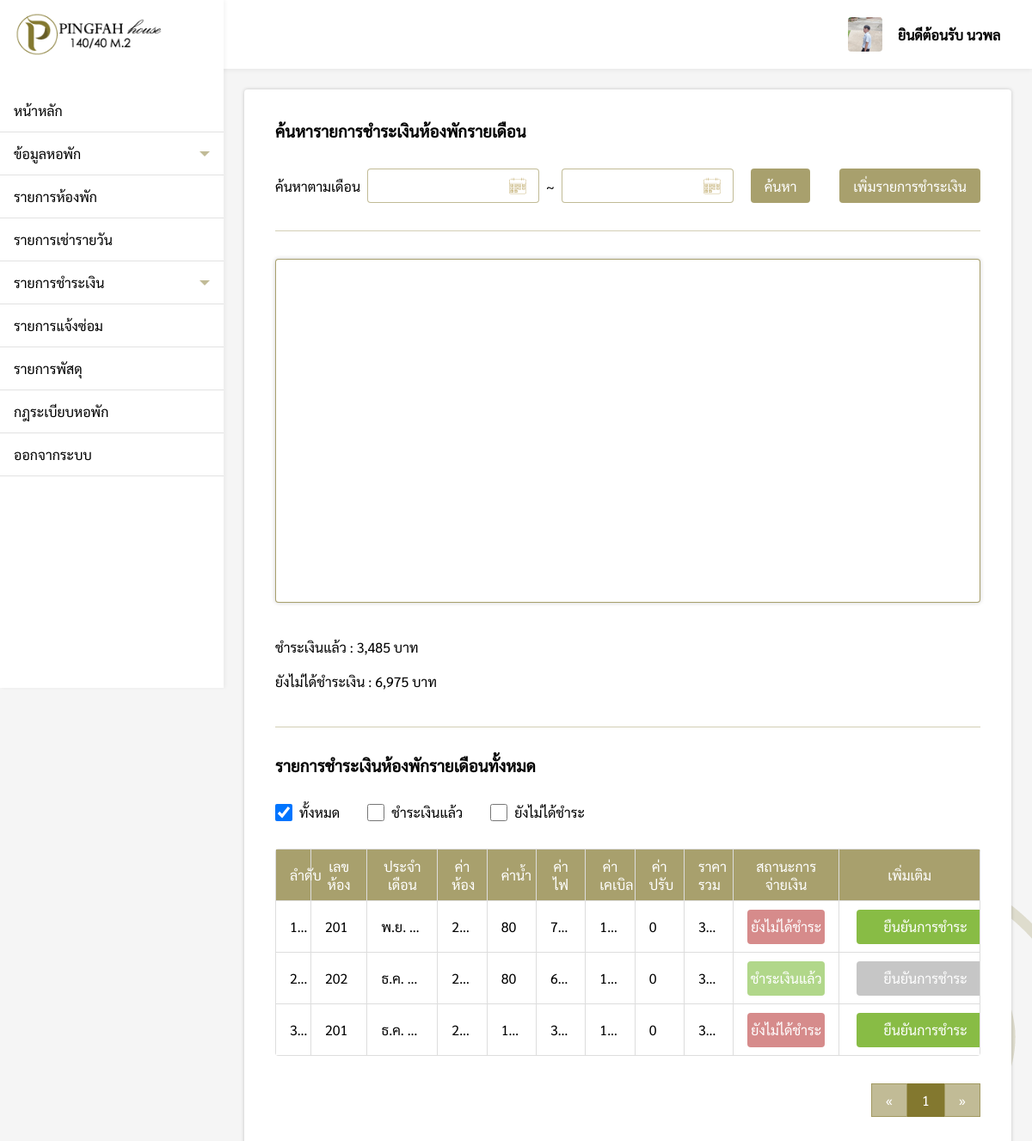
/pages/employee/cost/index.php (signed in), run on an earlier commit of the app's database.
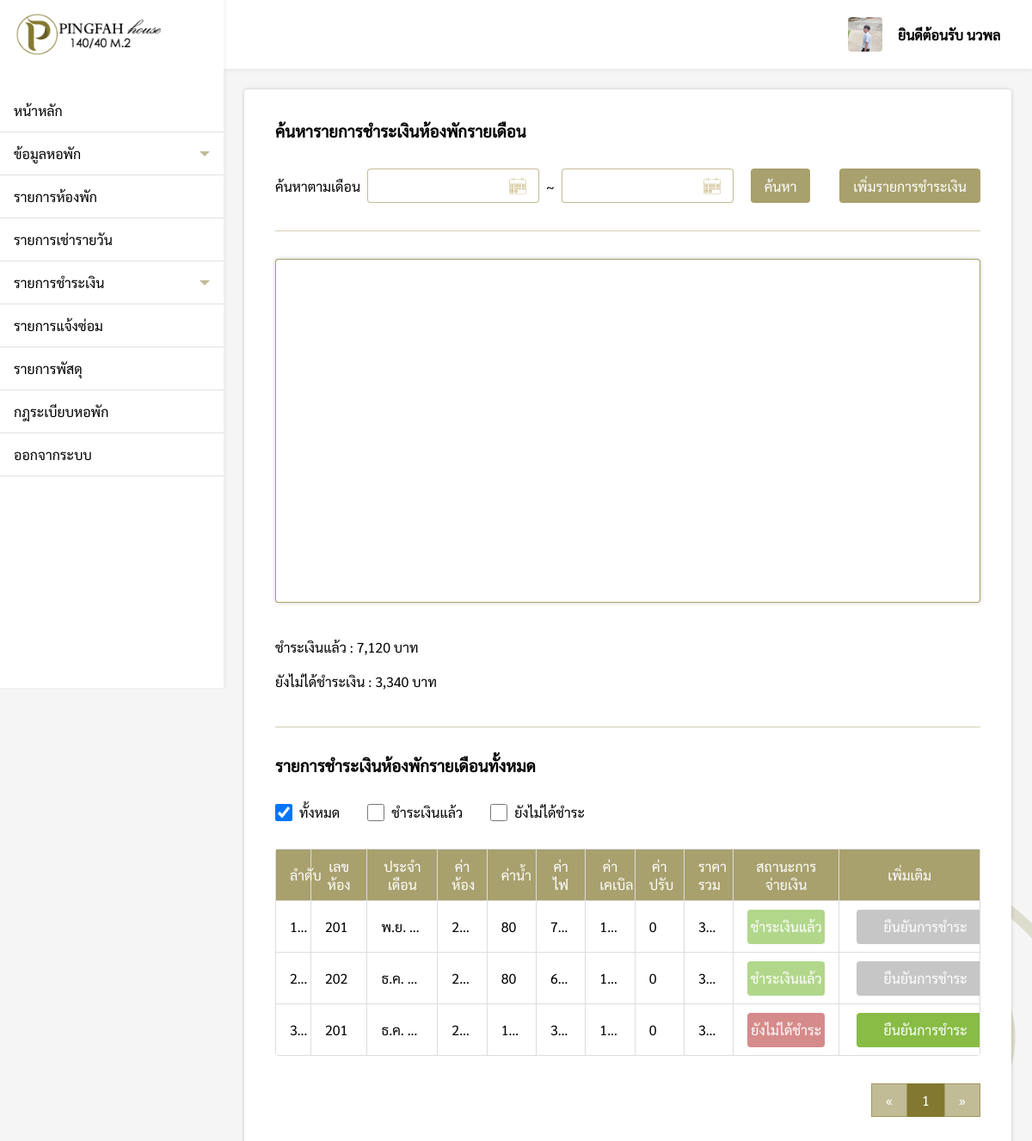
And on a later commit of the database.
### tables this page shows
CREATE TABLE `employee` (
  `id` int(11) NOT NULL,
  `title_name` varchar(200) NOT NULL,
  `firstname` varchar(200) NOT NULL,
  `lastname` varchar(200) NOT NULL,
  `nickname` varchar(200) NOT NULL,
  `position` varchar(200) NOT NULL,
  `id_card` varchar(200) DEFAULT NULL,
  `tel` varchar(200) NOT NULL,
  `email` varchar(200) NOT NULL,
  `id_line` varchar(200) NOT NULL,
  `birthday` varchar(200) NOT NULL,
  `age` varchar(200) NOT NULL,
  `race` varchar(200) NOT NULL,
  `nationality` varchar(200) NOT NULL,
  `address` varchar(200) NOT NULL,
  `pic_idcard` varchar(200) DEFAULT NULL,
  `pic_home` varchar(200) DEFAULT NULL,
  `profile_img` varchar(200) DEFAULT NULL,
  `username` varchar(200) NOT NULL,
  `password` varchar(200) NOT NULL
);

CREATE TABLE `cost` (
  `cost_id` int(11) NOT NULL,
  `room_id` varchar(100) NOT NULL,
  `type` varchar(100) NOT NULL,
  `cost_status` varchar(100) NOT NULL,
  `date` varchar(100) NOT NULL,
  `room_cost` float(100,2) DEFAULT NULL,
  `water_bill` float(100,2) DEFAULT NULL,
  `elec_bill` float(100,2) DEFAULT NULL,
  `cable_charge` float(100,2) DEFAULT NULL,
  `fines` float(100,2) DEFAULT NULL,
  `total` varchar(255) DEFAULT NULL
);

### pages/employee/cost/index.php (the view, shortened to what the rows shown need)
<?php
if($_SESSION['level'] == 'employee'){
    include('../../connection.php');
    include('../../../components/sidebarEPY.php');
    $from = @$_REQUEST['from'];
    $to = @$_REQUEST['to'];
    $check = @$_REQUEST['Status'];
    function DateThai($strDate){
    	$strYear = date("Y",strtotime($strDate))+543;
    	$strMonth= date("n",strtotime($strDate));
    	$strMonthCut = Array("","ม.ค.","ก.พ.","มี.ค.","เม.ย.","พ.ค.","มิ.ย.","ก.ค.","ส.ค.","ก.ย.","ต.ค.","พ.ย.","ธ.ค.");
    	$strMonthThai=$strMonthCut[$strMonth];
    	return "$strMonthThai $strYear";
    }
    if(isset($from) && isset($to)){
        $query = "SELECT date ,SUM(case WHEN cost_status = 'ชำระเงินแล้ว' THEN total ELSE 0 END) as total_price, SUM(case WHEN cost_status = 'ยังไม่ได้ชำระ' THEN total ELSE 0 END) as untotal_price FROM cost WHERE (date BETWEEN '$from' AND '$to') GROUP BY date";
        $total_cost = mysqli_query($conn,"SELECT SUM(case WHEN cost_status = 'ชำระเงินแล้ว' THEN total ELSE 0 END) as total_cost, SUM(case WHEN cost_status = 'ยังไม่ได้ชำระ' THEN total ELSE 0 END) as untotal_cost FROM cost WHERE (date BETWEEN '$from' AND '$to')");
        $totalresult = mysqli_fetch_assoc($total_cost);
    }else{
        $query = "SELECT date ,SUM(case WHEN cost_status = 'ชำระเงินแล้ว' THEN total ELSE 0 END) as total_price, SUM(case WHEN cost_status = 'ยังไม่ได้ชำระ' THEN total ELSE 0 END) as untotal_price FROM cost GROUP BY date";
        $total_cost = mysqli_query($conn,"SELECT SUM(case WHEN cost_status = 'ชำระเงินแล้ว' THEN total ELSE 0 END) as total_cost, SUM(case WHEN cost_status = 'ยังไม่ได้ชำระ' THEN total ELSE 0 END) as untotal_cost FROM cost ");
        $totalresult = mysqli_fetch_assoc($total_cost);
    }
    $result = mysqli_query($conn, $query);
    $datax = array();
    foreach ($result as $k) {
        $datax[] = "['".DateThai($k['date'])."'".", ".$k['total_price'] ."," .$k['untotal_price'] ."]";
    }
    $datax = implode(",", $datax);
?>
<!DOCTYPE html>
<html lang="en">
<head>
    <link rel="stylesheet" href="../../../css/cost.css">
    <link rel="stylesheet" href="../../../css/my-style.css">
</head>
<body>
    <div class="box">
        <div style="padding:24px;">
            <div class="cost-box">
                <h3>ค้นหารายการชำระเงินห้องพักรายเดือน</h3>
                <div style="padding-top:32px;display:flex;justify-content:space-between;align-items:center;">
                    <div style="display:flex;align-items:center;">
                        <label>ค้นหาตามเดือน</label>
                        <div style="position:relative;">
                            <p id="from_date" class="dateText"></p>
                        </div>
                        <label>~</label>
                        <div style="position:relative;">
                            <p id="to_date" class="dateText"></p>
                            <button type="button" style="margin:0 8px;" onclick="searchDate()">ค้นหา</button>
                        </div>
                    </div>
                    <a href="../cost/addcost.php"><button>เพิ่มรายการชำระเงิน</button></a>
                </div>
                <div class="hr"></div>
                <div>
                    <div class="card">
                        <?php
                        if(strlen($datax) != 0){
                        ?>
                        <div id="columnchart_material1" class="chart"></div>
                        <?php
                        }else{
                            echo "<p style='margin:auto;'>ไม่มีข้อมูล</p>";
                        }
                        ?>
                    </div>
                    <div style="padding-top:32px;">
                        <div style="line-height:40px;">
                            <p>ชำระเงินแล้ว : <?php echo number_format($totalresult["total_cost"]); ?> บาท</p>
                            <p>ยังไม่ได้ชำระเงิน : <?php echo number_format($totalresult["untotal_cost"]); ?> บาท
                            </p>
                        </div>
                    </div>
                    <div class="hr"></div>
                    <h3>รายการชำระเงินห้องพักรายเดือนทั้งหมด</h3>
                    <div style="display:flex;align-items:center;">
                        <div style="padding:32px 16px 32px 0px;display: flex;align-items: center;">
                            <input type="checkbox" id="all"
                                onchange="<?php if(isset($from) && isset($to)){ echo "searchCheck2('$from','$to',this.id)"; }else{ echo "searchCheck(this.id)"; } ?>"
                                <?php if(!isset($check)){ echo "checked";} ?>>
                            <label for="scales">ทั้งหมด</label>
                        </div>
                        <div style="padding:32px 16px;display: flex;align-items: center;">
                            <input type="checkbox" id="success"
                                onchange="<?php if(isset($from) && isset($to)){ echo "searchCheck2('$from','$to',this.id)"; }else{ echo "searchCheck(this.id)"; } ?>"
                                <?php if(isset($check)){ if($check == "success"){ echo "checked";}} ?>>
                            <label for="scales">ชำระเงินแล้ว</label>
                        </div>
                        <div style="padding:32px 16px;display: flex;align-items: center;">
                            <input type="checkbox" id="unsuccess"
                                onchange="<?php if(isset($from) && isset($to)){ echo "searchCheck2('$from','$to',this.id)"; }else{ echo "searchCheck(this.id)"; } ?>"
                                <?php if(isset($check)){ if($check == "unsuccess"){ echo "checked";}} ?>>
                            <label for="scales">ยังไม่ได้ชำระ</label>
                        </div>
                    </div>
                    <?php
                        $perpage = 10;
                        if(isset($_GET['page'])){
                            $page = $_GET['page'];
                        }else{
                            $page = 1;
                        }
                        $start = ($page - 1) * $perpage;
                        $num = $start + 1;
                        if(isset($from) && isset($to) && !isset($check)){
                            $sql ="SELECT * FROM cost WHERE (date BETWEEN '$from' AND '$to') ORDER BY date LIMIT {$start} , {$perpage}";
                        }else{
                            $sql = "SELECT * FROM cost ORDER BY date LIMIT {$start} , {$perpage} ";
                        }
                        $result = $conn->query($sql);
                        if ($result->num_rows > 0) {
                        ?>
                    <table>
                        <tr>
                            <th>ลำดับ</th>
                            <th>เลขห้อง</th>
                            <th>ประจำเดือน</th>
                            <th>ค่าห้อง</th>
                            <th>ค่าน้ำ</th>
                            <th>ค่าไฟ</th>
                            <th>ค่าเคเบิล</th>
                            <th>ค่าปรับ</th>
                            <th>ราคารวม</th>
                            <th>สถานะการจ่ายเงิน</th>
                            <th>เพิ่มเติม</th>
                        </tr>
                        <?php while($row = $result->fetch_assoc()){ ?>
                        <tr>
                            <td><?php echo $num; ?></td>
                            <td><?php echo $row["room_id"];?></td>
                            <td><?php echo DateThai($row["date"]);?></td>
                            <td><?php echo number_format($row["room_cost"]);?></td>
                            <td><?php echo number_format($row["water_bill"]);?></td>
                            <td><?php echo number_format($row["elec_bill"]);?></td>
                            <td><?php echo number_format($row["cable_charge"]);?></td>
                            <td><?php echo number_format($row["fines"]);?></td>
                            <td><?php echo number_format($row["total"]);?></td>
                            <?php
                            if($row['cost_status'] == 'ชำระเงินแล้ว'){
                            ?>
                            <td>
                                <div class="status-success">
                                    <p><?php echo $row["cost_status"]?></p>
                                </div>
                            </td>
                            <?php
                            }else{
                            ?>
                            <td>
                                <div class="status-nosuccess">
                                    <p><?php echo $row["cost_status"]?></p>
                                </div>
                            </td>
                            <?php } ?>
                            <?php
                            if($row['cost_status'] != 'ชำระเงินแล้ว'){
                            ?>
                            <td>
                                <button class="confirm-status"
                                    onclick="confirmStatus(<?php echo $row['room_id'] .",'" .$row['date'] ."'"; ?>)">ยืนยันการชำระ</button>
                            </td>
                            <?php
                            }else{
                            ?>
                            <td>
                                <button class="confirmed-status">ยืนยันการชำระ</button>
                            </td>
                            <?php } ?>
                        </tr>
                        <?php $num++; } ?>
                    </table>
                    <?php
                        if(isset($date) && !isset($check)){
                            $sql2 ="SELECT * FROM cost WHERE date = '$date'";
                        }else if(!isset($date) && isset($check)){
                            $sql2 = "SELECT * FROM cost WHERE cost_status = '$check'";
                        }else if(isset($date) && isset($check)){
                            $sql2 = "SELECT * FROM cost WHERE date = '$date' AND cost_status = '$check'";
                        }else{
                            $sql2 = "SELECT * FROM cost";
                        }
                        $query2 = mysqli_query($conn, $sql2);
                        $total_record = mysqli_num_rows($query2);
                        $total_page = ceil($total_record / $perpage);
                        ?>
                    <div style="display:flex;justify-content:flex-end">
                        <div class="pagination">
                            <?php
                                if(isset($date) && !isset($check)){
                                ?>
                            <a href="index.php?Date=<?php echo $date; ?>&page=1">&laquo;</a>
                            <?php for($i=1;$i<=$total_page;$i++){ ?>
                            <a href="index.php?Date=<?php echo $date; ?>&page=<?php echo $i; ?>"
                                <?php if($page == $i){ echo "style='background-color: rgb(131, 120, 47, 1);color:#fff;'"; }?>><?php echo $i; ?></a>
                            <?php } ?>
                            <a href="index.php?Date=<?php echo $date; ?>&page=<?php echo $total_page; ?>">&raquo;</a>
                            <?php
                                }else{
                                ?>
                            <a href="index.php?page=1">&laquo;</a>
                            <?php for($i=1;$i<=$total_page;$i++){ ?>
                            <a href="index.php?page=<?php echo $i; ?>"
                                <?php if($page == $i){ echo "style='background-color: rgb(131, 120, 47, 1);color:#fff;'"; }?>><?php echo $i; ?></a>
                            <?php } ?>
                            <a href="index.php?page=<?php echo $total_page; ?>">&raquo;</a>
                            <?php } ?>
                        </div>
                    </div>
                    <?php
                        }else{
                            echo "<div style='margin:32px 0'>ไม่มีรายการชำระเงินรายเดือน</div>";
                        }
                        ?>
                </div>
            </div>
        </div>
    </div>
</body>
</html>
<?php
}else{
    Header("Location: ../../login.php");
}
?>

### components/sidebarEPY.php (shortened to what the rows shown need)
<!DOCTYPE html>
<html lang="en">
<head>
    <link rel="stylesheet" href="/Pingfah/css/navbar.css">
</head>
<body onload="menubar()">
    <div >
        <div class="sidebar">
            <div class="logo_box">
                <img src="/Pingfah/img/logo.png" alt="logo" class="logo">
            </div>
            <ul>
                <a href="/Pingfah/pages/employee/index.php">
                    <li id="main">หน้าหลัก</li>
                </a>
                <li class="dropdown-btn">
                    ข้อมูลหอพัก
                    <div id="arrow-down" class="arrow-down"></div>
                </li>
                <a href="/Pingfah/pages/employee/roomList/index.php">
                    <li id="roomlist">รายการห้องพัก</li>
                </a>
                <a href="/Pingfah/pages/employee/daily/index.php">
                    <li id="daily">รายการเช่ารายวัน</li>
                </a>
                <li class="dropdown-btn2">
                    รายการชำระเงิน
                    <div id="arrow-down2" class="arrow-down"></div>
                </li>
                <a href="/Pingfah/pages/employee/repair/index.php">
                    <li id="repair">รายการแจ้งซ่อม</li>
                </a>
                <a href="/Pingfah/pages/employee/package/index.php">
                    <li id="package">รายการพัสดุ</li>
                </a>
                <a href="/Pingfah/pages/employee/rule/index.php">
                    <li id="rule">กฎระเบียบหอพัก</li>
                </a>
                <a href="/Pingfah/pages/logout.php">
                    <li class="logout">ออกจากระบบ</li>
                </a>
            </ul>
        </div>
        <div class="topbar">
            <div style="padding:16px 24px">
            </div>
            <div class="profile">
                <?php
                $user = $_SESSION['ID'];
                $sql = "SELECT * FROM employee WHERE username = '$user'";
                $result = mysqli_query($conn, $sql)or die ("Error in query: $sql " . mysqli_error());
                $row = mysqli_fetch_array($result);
                if($row != null){
                extract($row);
                }
                ?>
                <img src="/Pingfah/pages/images/employee/<?php echo $user; ?>/<?php echo $profile_img; ?>"
                    alt="profile_logo" class="profile-logo">
                <p class="profile-text">ยินดีต้อนรับ <?php echo $_SESSION['name']; ?></p>
            </div>
        </div>
    </div>
</body>
</html>

What changed in the data, as far as the page shows it:
changed cost (number 1 of 3 on the later page): cost_status "ยังไม่ได้ชำระ" → "ชำระเงินแล้ว"
Also different on the page:
$totalresult["total_cost"]: "3,485" → "7,120"
$totalresult["untotal_cost"]: "6,975" → "3,340"
